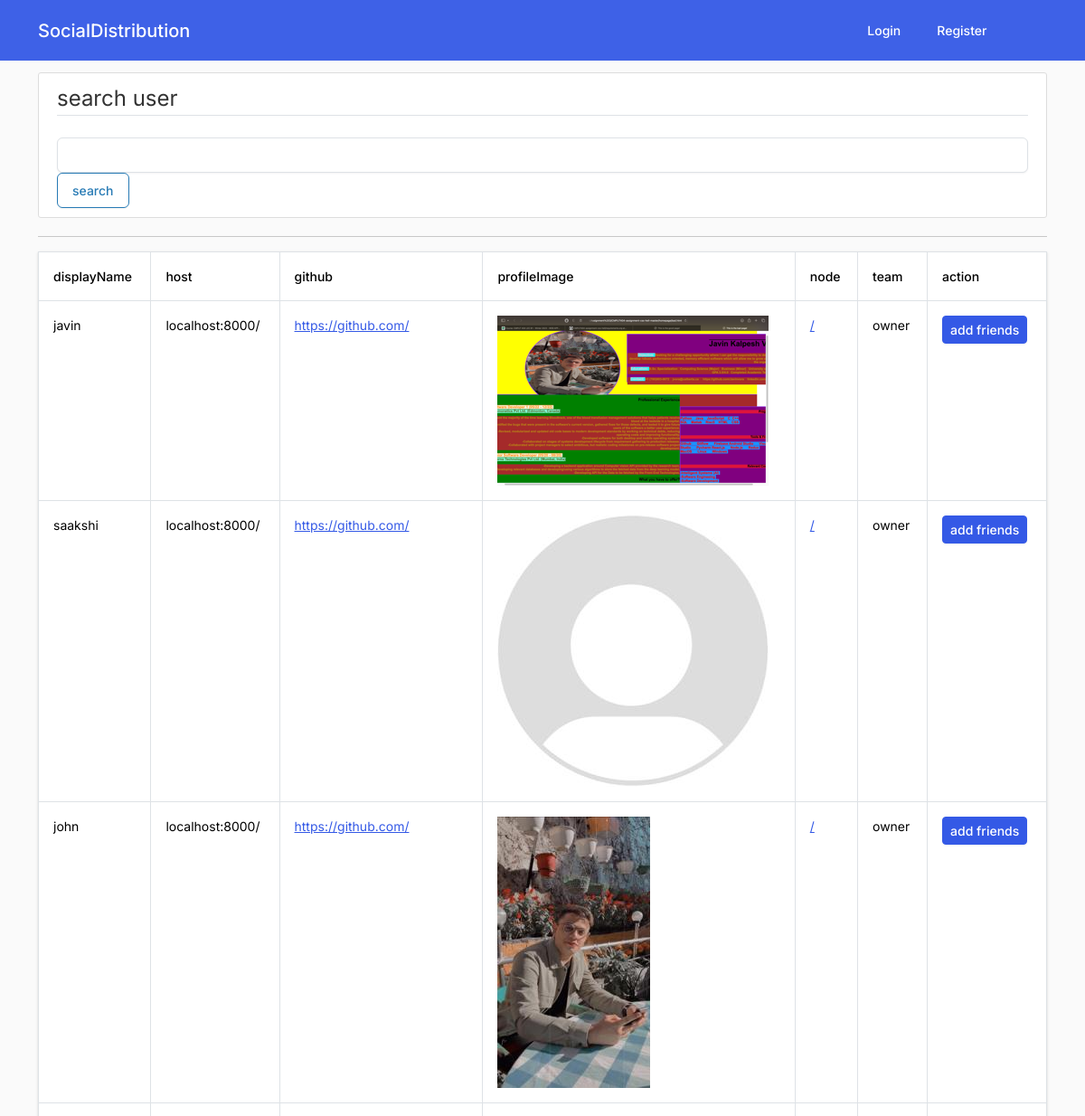
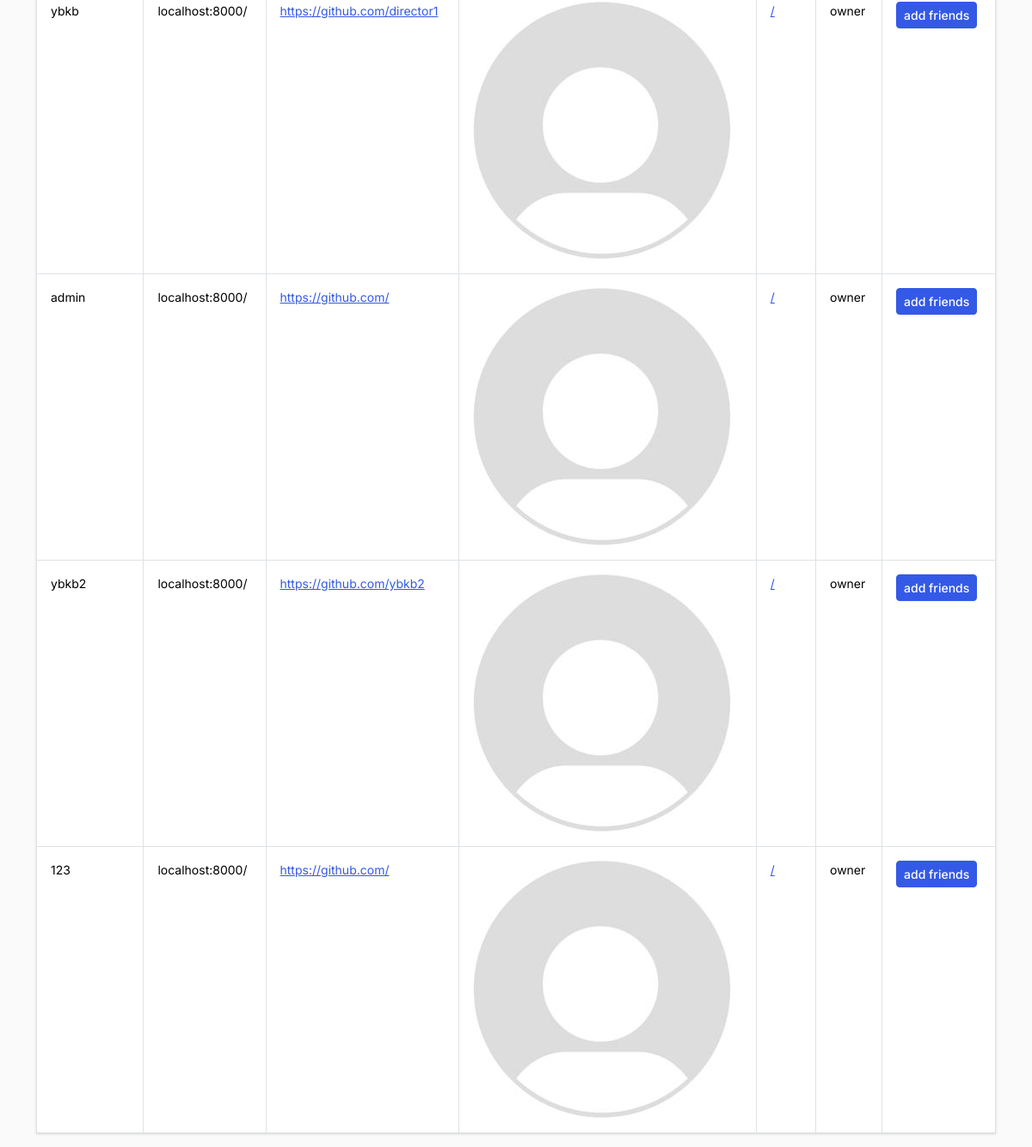
The app's page /search/ with its own data (2 pictures, top to bottom).
### users/models.py (models this page shows, shortened)
class Profile(models.Model):
    type = 'author'
    node = "/"
    team = "owner"
    id = models.UUIDField(primary_key=True, default=uuid.uuid4, editable=False)
    host = models.CharField(max_length=100, default='localhost:8000/')
    displayName = models.CharField(max_length=100, blank=True, null=True)
    url = models.CharField(max_length=100, blank=True)
    github = models.CharField(max_length=100, blank=True, null=True)
    profileImage = models.ImageField(default="default.jpg", upload_to="profile_pics")
    user = models.OneToOneField(User, on_delete=models.CASCADE)
    followers = models.ManyToManyField('self', related_name="followed_by", symmetrical=False, blank=True)
    following = models.ManyToManyField('self', related_name="follows", symmetrical=False, blank=True)

### users/views.py (the view)
# urls.py: path('search/', user_views.search_user, name="search"),
def search_user(request):
    display_name = request.GET.get("displayName", "")
    profiles = Profile.objects.all()
    team_a_users = connect_team_a.get_team_a_users()
    print("team_a_users:{}".format(len(team_a_users)))
    team_c_users = connect_team_c.get_team_c_users()
    print("team_c_users:{}".format(len(team_c_users)))
    team_a_items = []
    team_c_items = []
    if display_name:
        profiles = profiles.filter(displayName__icontains=display_name)
        for item in team_a_users:
            if display_name in item["displayName"]:
                team_a_items.append(item)
        for item in team_c_users:
            if display_name in item["displayName"]:
                team_c_items.append(item)
    else:
        team_a_items = team_a_users
        team_c_items = team_c_users
    profiles = list(profiles)
    print("profiles:{}".format(len(profiles)))
    profiles.extend(team_a_items)
    profiles.extend(team_c_items)
    print("profiles:{}".format(len(profiles)))
    return render(request, "users/search_user.html", {"profiles": profiles})

### users/connect_team_a.py (called while the page is built)
def get_team_a_users():
    url = TEAM_A_URL + "/service/authors"
    items = []
    try:
        data = requests.get(url, auth=HTTPBasicAuth(TEAM_A_AUTH["username"], TEAM_A_AUTH["password"]))
        if data.status_code == 200:
            team_a_auths = json.loads(data.text)
            items = team_a_auths["items"]
            for item in items:
                item["team"] = "A"
                item["node"] = TEAM_A_URL
                print(item)
    except:
        print(traceback.format_exc())
    finally:
        return items

### users/connect_team_c.py (called while the page is built)
def get_team_c_users():
    url = TEAM_C_URL + "/authors"
    items = []
    try:
        data = requests.get(url, auth=HTTPBasicAuth(TEAM_C_AUTH["username"], TEAM_C_AUTH["password"]))
        if data.status_code == 200:
            TEAM_C_auths = json.loads(data.text)
            items = TEAM_C_auths["items"]
            for item in items:
                item["team"] = "C"
                item["node"] = TEAM_C_URL
                print(item)
    except:
        print(traceback.format_exc())
    finally:
        return items

### users/templates/users/search_user.html
{% extends "stream/base.html" %}
{% load crispy_forms_tags %}
{% block content %}
    <div class="content-section">
        <form method="GET" enctype="multipart/form-data">
            <fieldset class="form-group">
                <legend class="border-bottom mb-4">search user</legend>
            </fieldset>
            <div class="form-group">
                <input type="text" name="displayName" class="textinput form-control">
                <button class="btn btn-outline-info" type="submit">search</button>
            </div>
        </form>
    </div>
    <hr>
    <table class="table table-hover mb-12 table-bordered">
        <tr>
            <th>displayName</th>
            <th>host</th>
            <th>github</th>
            <th>profileImage</th>
            <th>node</th>
            <th>team</th>
            <th>action</th>
        </tr>
        {% for profile in profiles %}
            <tr>
                <td>{{ profile.displayName }}</td>
                <td>{{ profile.host }}</td>
                <td>
                    {% if profile.github %}
                        <a href="{{ profile.github }}">{{ profile.github }}</a>
                    {% else %}
                        {{ profile.github }}
                    {% endif %}
                </td>
                <td><img src="/static/{{ profile.profileImage }}" alt=""></td>
                <td><a href="{{ profile.node }}">{{ profile.node }}</a></td>
                <td>{{ profile.team }}</td>
                <td>
                    {% if profile.team == "A" %}
                        <a href="" class="btn-sm btn-warning btn">other team user</a>
                    {% elif profile.team == "C" %}
                        <a href="" class="btn-sm btn-warning btn">other team user</a>
                    {% else %}
                        <a href="/request/{{ request.user.profile.id }}/friend/{{ profile.id }}"
                           class="btn-sm btn-primary btn">add friends</a>
                    {% endif %}
                </td>
            </tr>
        {% endfor %}
    </table>
{% endblock content %}

### stream/templates/stream/base.html (shortened to what this page needs)
{% load static %}
<!DOCTYPE html>
<html>
    <head>
        <link rel="stylesheet" href="https://bootswatch.com/5/zephyr/bootstrap.min.css">
        <link rel="stylesheet" type="text/css" href="{% static "stream/main.css" %}">
    </head>
    <body>
        <header class="site-header">
          {% include 'stream/navbar.html' %}
          </header>
          <main role="main" class="container">
            <div class="row">
              <div class="col-md-12" style="margin: 0 auto;">
                {% block content %}{% endblock %}
            </div>
          </main>
    </body>
</html>

### stream/templates/stream/navbar.html (shortened to what this page needs)
<nav class="navbar navbar-expand-md navbar-dark bg-primary fixed-top" style="opacity: 0.95;">
    <div class="container">
      <a class="navbar-brand mr-4" href={% url 'stream-home' %}>SocialDistribution</a>
      <div class="collapse navbar-collapse" id="navbarToggle">
        <div class="navbar-nav" style="margin-left: auto; margin-right: 5%;">
          {% if user.is_authenticated%}
              <a style="color: white" class="nav-item nav-link" href="{% url "post-create" %}">New Post</a>
              <a style="color: white" class="nav-item nav-link" href="{% url "profile" user.profile.id %}">Profile</a>
              <a style="color: white" class="nav-item nav-link" href="{% url "search" %}">Search</a>
              <a style="color: white" class="nav-item nav-link" href="{% url "inbox" %}">Inbox</a>
              <a style="color: white" class="nav-item nav-link" href="{% url "logout" %}">Logout</a>
          {% else %}
              <a style="color: white" class="nav-item nav-link" href="{% url "login" %}">Login</a>
              <a style="color: white" class="nav-item nav-link" href={% url "register" %}>Register</a>
          {% endif %}
        </div>
      </div>
    </div>
  </nav>

### stream/static/stream/main.css (style rules this page uses)
body { background: #fafafa; color: #333333; margin-top: 5rem; }
.site-header .navbar-nav .nav-link { color: #cbd5db; }
.content-section { background: #ffffff; padding: 10px 20px; border: 1px solid #dddddd; border-radius: 3px; margin-bottom: 20px; }

### records on screen
Profile: displayName "javin", host "localhost:8000/", github "https://github.com/", profileImage (picture), node "/", team "owner"
Profile: displayName "saakshi", host "localhost:8000/", github "https://github.com/", profileImage (placeholder picture), node "/", team "owner"
Profile: displayName "john", host "localhost:8000/", github "https://github.com/", profileImage (picture), node "/", team "owner"
Profile: displayName "ybkb", host "localhost:8000/", github "https://github.com/director1", profileImage (placeholder picture), node "/", team "owner"
Profile: displayName "admin", host "localhost:8000/", github "https://github.com/", profileImage (placeholder picture), node "/", team "owner"
Profile: displayName "ybkb2", host "localhost:8000/", github "https://github.com/ybkb2", profileImage (placeholder picture), node "/", team "owner"
Profile: displayName "123", host "localhost:8000/", github "https://github.com/", profileImage (placeholder picture), node "/", team "owner"
